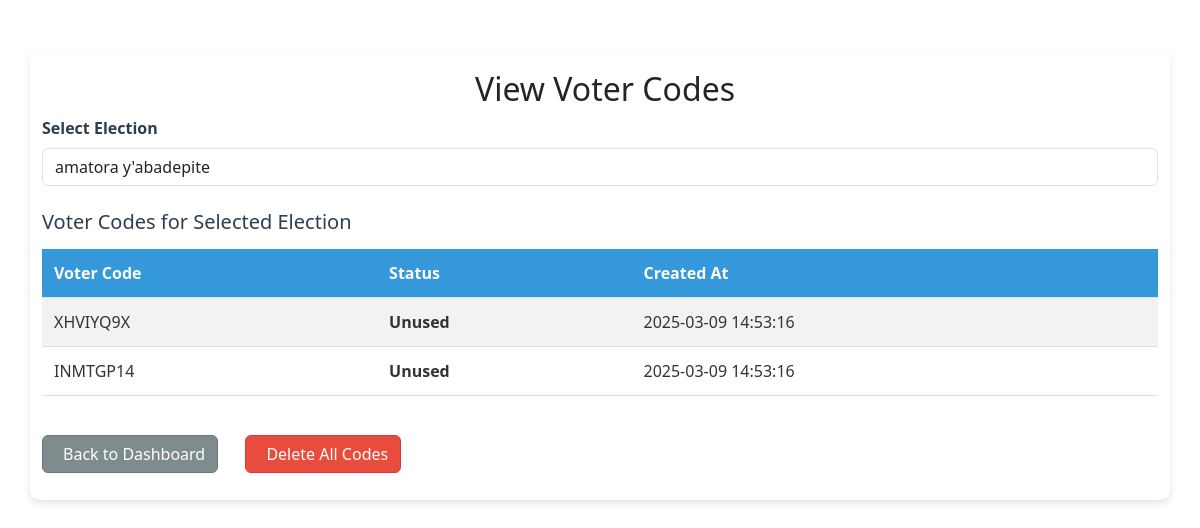
The page /admin/view_voter_codes.php?election_id=83 (signed in) on the database its author committed.
### tables this page shows
CREATE TABLE `voter_codes` (
  `id` int(11) NOT NULL,
  `election_id` int(11) NOT NULL,
  `voter_code` varchar(10) NOT NULL,
  `is_used` tinyint(1) DEFAULT 0,
  `created_at` timestamp NOT NULL DEFAULT current_timestamp()
);

### admin/view_voter_codes.php (the view, shortened to what this page needs)
<?php
include 'db.php';
$elections_query = "SELECT election_id, election_name FROM elections WHERE created_by = '{$_SESSION['user_id']}' ORDER BY election_name";
$elections_result = mysqli_query($conn, $elections_query);
$selected_election_id = isset($_GET['election_id']) ? intval($_GET['election_id']) : null;
$codes = [];
if ($selected_election_id) {
    $selected_election_id = mysqli_real_escape_string($conn, $selected_election_id);
    $codes_query = "SELECT voter_code, is_used, created_at
                    FROM voter_codes
                    WHERE election_id = '$selected_election_id'
                    ORDER BY created_at DESC";
    $codes_result = mysqli_query($conn, $codes_query);
    if ($codes_result) {
        while ($row = mysqli_fetch_assoc($codes_result)) {
            $codes[] = $row;
        }
    } else {
        $message = "Error fetching voter codes: " . mysqli_error($conn);
    }
}
?>
<!DOCTYPE html>
<html lang="en">
<head>
    <link rel="stylesheet" href="css/view_voter_codes.css">
    <link href="https://cdn.jsdelivr.net/npm/bootstrap@5.3.0/dist/css/bootstrap.min.css" rel="stylesheet">
</head>
<body>
    <div class="container">
        <h2><i class="fas fa-key"></i> View Voter Codes</h2>
        <form method="GET" class="mb-4">
            <div class="form-group">
                <label for="election_id" class="form-label">Select Election</label>
                <select name="election_id" id="election_id" class="form-control" onchange="this.form.submit()">
                    <?php while ($election = mysqli_fetch_assoc($elections_result)): ?>
                        <option value="<?php echo $election['election_id']; ?>"
                                <?php echo $selected_election_id == $election['election_id'] ? 'selected' : ''; ?>>
                            <?php echo htmlspecialchars($election['election_name']); ?>
                        </option>
                    <?php endwhile; ?>
                </select>
            </div>
        </form>
        <?php if ($selected_election_id && !empty($codes)): ?>
            <div class="table-container">
                <h4>Voter Codes for Selected Election</h4>
                <table class="table table-striped">
                    <thead>
                        <tr>
                            <th>Voter Code</th>
                            <th>Status</th>
                            <th>Created At</th>
                        </tr>
                    </thead>
                    <tbody>
                        <?php foreach ($codes as $code): ?>
                            <tr>
                                <td><?php echo htmlspecialchars($code['voter_code']); ?></td>
                                <td class="<?php echo $code['is_used'] ? 'status-used' : 'status-unused'; ?>">
                                    <?php echo $code['is_used'] ? 'Used' : 'Unused'; ?>
                                </td>
                                <td><?php echo htmlspecialchars($code['created_at']); ?></td>
                            </tr>
                        <?php endforeach; ?>
                    </tbody>
                </table>
            </div>
        <?php elseif ($selected_election_id): ?>
            <div class="alert alert-info">No voter codes have been generated for this election yet.</div>
        <?php endif; ?>
        <a href="admin_dashboard.php" class="btn btn-secondary mt-3">
            <i class="fas fa-arrow-left"></i> Back to Dashboard
        </a>
        <?php if ($selected_election_id): ?>
        <div class="btn btn-zero mt-3">   <form method="POST" onsubmit="return confirm('Are you sure you want to delete all voter codes for this election?');">
                        <button type="submit" class="btn btn-danger">
                            <i class="fas fa-trash"></i> Delete All Codes
                        </button>
                    </form></div></a>
                    <?php endif; ?>
    </div>
</body>
</html>

### admin/css/view_voter_codes.css (style rules this page uses)
body { background-color: #f4f7f6; font-family: 'Arial', sans-serif; }
.container { max-width: 900px; margin: 50px auto; padding: 20px; background-color: #fff; border-radius: 10px; box-shadow: 0 4px 8px rgba(0, 0, 0, 0.1); }
h2 { color: #2c3e50; font-size: 28px; margin-bottom: 20px; text-align: center; }
.form-group { margin-bottom: 20px; }
.form-label { font-weight: bold; color: #2c3e50; display: block; margin-bottom: 5px; }
.form-control { width: 100%; padding: 10px; font-size: 16px; border: 1px solid #ccc; border-radius: 5px; transition: border-color 0.3s ease; }
.table-container { margin-top: 20px; }
.table-container h4 { color: #2c3e50; font-size: 20px; margin-bottom: 15px; }
.table { width: 100%; border-collapse: collapse; }
.table thead th { background-color: #3498db; color: #fff; padding: 12px; text-align: left; font-weight: bold; }
.table tbody tr { border-bottom: 1px solid #ddd; }
.table tbody td { padding: 12px; color: #333; }
.status-unused { color: #27ae60; font-weight: bold; }
.btn { padding: 10px 20px; font-size: 16px; border-radius: 5px; text-decoration: none; display: inline-flex; align-items: center; transition: background-color 0.3s ease; }
.btn-secondary { background-color: #7f8c8d; color: #fff; border: none; }

### admin/view_voter_codes.php (style rules this page uses)
.table-container { margin-top: 20px; }
.status-unused { color: green; }
.btn-danger { background-color: #e74c3c; color: #fff; margin-left: 10px; }
.btn-secondary { background-color: #7f8c8d; color: #fff; margin-top: 20px; }

### rows shown on the page
voter_codes: voter_code "XHVIYQ9X", is_used "Unused", created_at "2025-03-09 14:53:16"
voter_codes: voter_code "INMTGP14", is_used "Unused", created_at "2025-03-09 14:53:16"

### other values the page prints
form field election_id "amatora y'abadepite"
